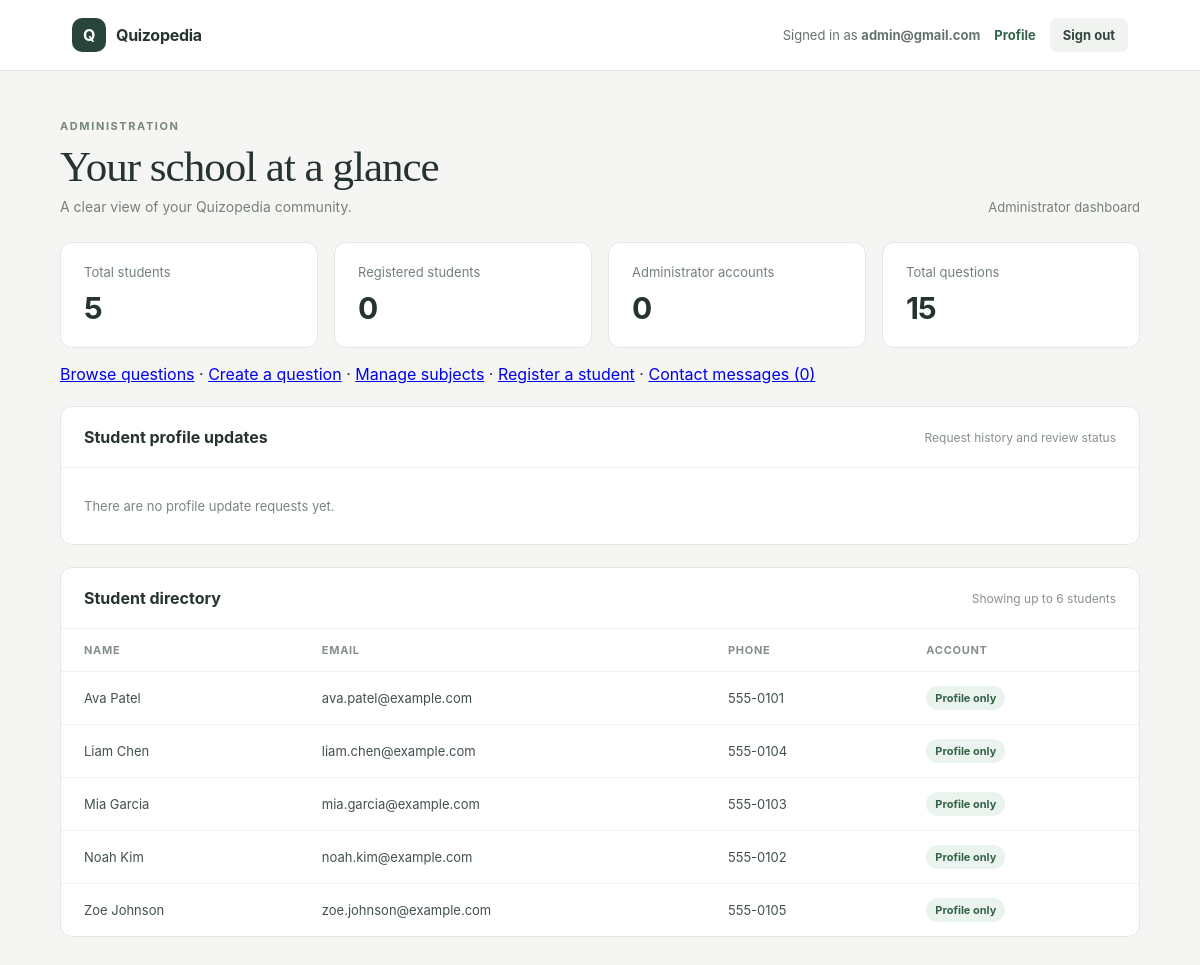
The page /dashboard/admin/ (signed in) on the database as committed earlier.
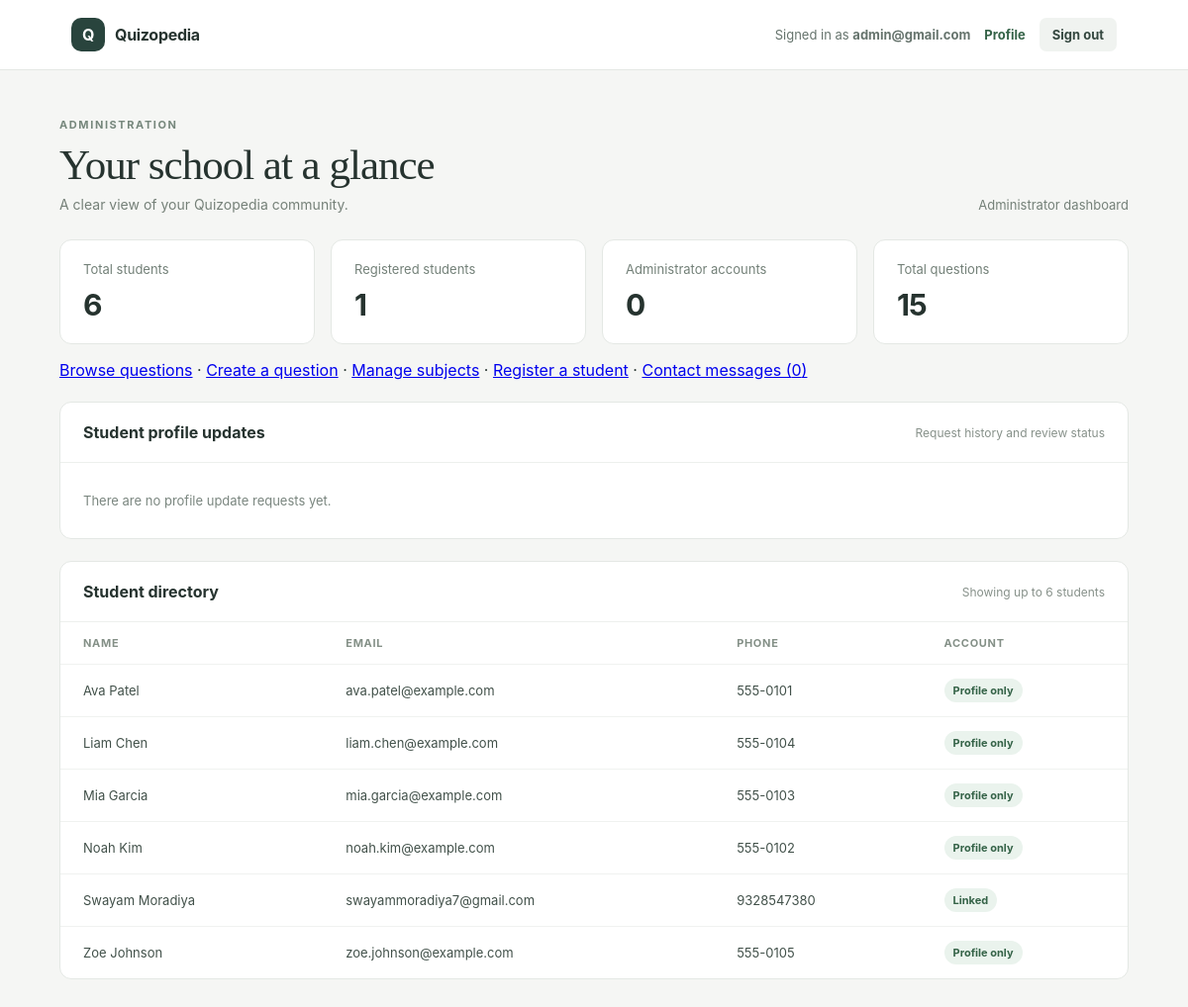
The same page on the database as committed later.
### report_cards/models.py (models this page shows, shortened)
class Student(models.Model):
    user = models.OneToOneField(
        settings.AUTH_USER_MODEL,
        on_delete=models.CASCADE,
        related_name="student_profile",
        null=True,
        blank=True,
    )
    name = models.CharField(max_length=100)
    email = models.EmailField()
    phone = models.CharField(max_length=20)

### report_cards/views.py (the view)
# urls.py: path('dashboard/admin/', admin_dashboard, name='admin_dashboard'),
@login_required
def admin_dashboard(request):
    if not _is_admin(request.user):
        raise PermissionDenied
    context = {
        "student_count": Student.objects.count(),
        "admin_count": Admin.objects.count(),
        "contact_message_count": ContactMessage.objects.count(),
        "registered_student_count": Student.objects.filter(
            user__isnull=False
        ).count(),
        "question_count": Question.objects.count(),
        "students": Student.objects.select_related("user").order_by("name")[:6],
        "profile_changes": StudentProfileChange.objects.select_related(
            "student"
        ).order_by("-created_at", "-pk"),
    }
    return render(request, "report_cards/admin_dashboard.html", context)

### report_cards/views.py (called while the page is built)
def _is_admin(user):
    return (
        user.is_staff
        or user.is_superuser
        or Admin.objects.filter(user=user).exists()
    )

### report_cards/templates/report_cards/admin_dashboard.html (shortened to what this page needs)
<!doctype html>
<html lang="en">
<head>
</head>
<body>
    <header>
        <div class="brand"><span class="mark" aria-hidden="true">Q</span> Quizopedia</div>
        <div class="account">
            <span>Signed in as <strong>{{ request.user.get_username }}</strong></span>
            <a class="profile-link" href="{% url 'profile' %}">Profile</a>
            <form method="post" action="{% url 'logout' %}">
                <button class="logout" type="submit">Sign out</button>
            </form>
        </div>
    </header>
    <main>
        <section class="welcome">
            <div>
                <div class="eyebrow">Administration</div>
                <h1>Your school at a glance</h1>
                <p class="sub">A clear view of your Quizopedia community.</p>
            </div>
            <div class="date">Administrator dashboard</div>
        </section>
        <section class="stats" aria-label="School statistics">
            <article class="stat"><div class="stat-label">Total students</div><div class="stat-value">{{ student_count }}</div></article>
            <article class="stat"><div class="stat-label">Registered students</div><div class="stat-value">{{ registered_student_count }}</div></article>
            <article class="stat"><div class="stat-label">Administrator accounts</div><div class="stat-value">{{ admin_count }}</div></article>
            <article class="stat"><div class="stat-label">Total questions</div><div class="stat-value">{{ question_count }}</div></article>
        </section>
        <p>
            <a href="{% url 'question_list' %}">Browse questions</a>
            · <a href="{% url 'question_create' %}">Create a question</a>
            · <a href="{% url 'subject_list' %}">Manage subjects</a>
            · <a href="{% url 'admin_student_create' %}">Register a student</a>
            · <a href="{% url 'contact_message_list' %}">Contact messages ({{ contact_message_count }})</a>
        </p>
        <section class="panel">
            <div class="panel-head"><h2>Student profile updates</h2><span>Request history and review status</span></div>
            {% if profile_changes %}
                <table class="student-list request-list">
                    <thead><tr><th>Student</th><th>Requested name</th><th>Email</th><th>Phone</th><th>Status</th><th>Submitted</th><th>Reviewed</th><th>Action</th></tr></thead>
                    <tbody>
                        {% for change in profile_changes %}
                            <tr>
                                <td>{{ change.student.name }}</td>
                                <td>{{ change.name }}</td>
                                <td>{{ change.email }}</td>
                                <td>{{ change.phone }}</td>
                                <td><span class="status status-{{ change.status }}">{{ change.get_status_display }}</span></td>
                                <td>{{ change.created_at|date:"N j, Y, P" }}</td>
                                <td>{{ change.reviewed_at|date:"N j, Y, P"|default:"—" }}</td>
                                <td>
                                    {% if change.status == "pending" %}
                                        <div class="review-actions">
                                            <form method="post" action="{% url 'review_student_profile_change' change.id 'approved' %}">
                                                {% csrf_token %}<button class="approve" type="submit">Approve</button>
                                            </form>
                                            <form method="post" action="{% url 'review_student_profile_change' change.id 'rejected' %}">
                                                {% csrf_token %}<button class="reject" type="submit">Reject</button>
                                            </form>
                                        </div>
                                    {% else %}—{% endif %}
                                </td>
                            </tr>
                        {% endfor %}
                    </tbody>
                </table>
            {% else %}
                <div class="empty">There are no profile update requests yet.</div>
            {% endif %}
        </section>
        <section class="panel">
            <div class="panel-head"><h2>Student directory</h2><span>Showing up to 6 students</span></div>
            {% if students %}
                <table class="student-list">
                    <thead><tr><th>Name</th><th>Email</th><th>Phone</th><th>Account</th></tr></thead>
                    <tbody>
                        {% for student in students %}
                            <tr>
                                <td>{{ student.name }}</td>
                                <td>{{ student.email }}</td>
                                <td>{{ student.phone|default:"—" }}</td>
                                <td>{% if student.user %}<span class="badge">Linked</span>{% else %}<span class="badge">Profile only</span>{% endif %}</td>
                            </tr>
                        {% endfor %}
                    </tbody>
                </table>
            {% else %}
                <div class="empty">No student profiles yet. <a href="{% url 'admin_student_create' %}">Register the first student</a>.</div>
            {% endif %}
        </section>
    </main>
</body>
</html>

### report_cards/templates/report_cards/admin_dashboard.html (style rules this page uses)
* { box-sizing: border-box; }
body { margin: 0; background: #f5f6f4; color: #26332f; font-family: Inter, "Segoe UI", Arial, sans-serif; }
header { display: flex; align-items: center; justify-content: space-between; padding: 18px clamp(20px, 6vw, 76px); border-bottom: 1px solid #e4e8e4; background: #fff; }
.brand { display: flex; align-items: center; gap: 10px; font-weight: 750; letter-spacing: -.3px; }
.mark { display: grid; width: 34px; height: 34px; place-items: center; border-radius: 10px; background: #29443d; color: #fff; }
.account { display: flex; align-items: center; gap: 14px; color: #66746d; font-size: 13px; }
.logout { border: 0; padding: 9px 13px; border-radius: 7px; background: #f0f3f0; color: #34473f; cursor: pointer; font: inherit; font-weight: 650; }
.profile-link { color: #356348; font-weight: 650; text-decoration: none; }
main { width: min(1080px, calc(100% - 40px)); margin: 48px auto; }
.welcome { display: flex; align-items: end; justify-content: space-between; gap: 20px; margin-bottom: 27px; }
.eyebrow { color: #76877c; font-size: 11px; font-weight: 700; letter-spacing: 1.6px; text-transform: uppercase; }
h1 { margin: 9px 0 7px; font-family: Georgia, "Times New Roman", serif; font-size: clamp(32px, 4vw, 43px); font-weight: 400; letter-spacing: -1px; }
.sub { margin: 0; color: #758078; font-size: 14px; }
.date { color: #748078; font-size: 13px; }
.stats { display: grid; grid-template-columns: repeat(4, 1fr); gap: 16px; }
.stat, .panel { border: 1px solid #e4e8e4; border-radius: 12px; background: #fff; }
.stat { padding: 21px 23px; }
.stat-label { color: #738078; font-size: 13px; }
.stat-value { margin-top: 10px; font-size: 30px; font-weight: 650; letter-spacing: -1px; }
.panel { margin-top: 22px; overflow: hidden; }
.panel-head { display: flex; align-items: center; justify-content: space-between; padding: 20px 23px; border-bottom: 1px solid #edf0ed; }
h2 { margin: 0; font-size: 16px; font-weight: 700; }
.panel-head span { color: #87918a; font-size: 12px; }
.student-list { width: 100%; border-collapse: collapse; }
th, td { padding: 14px 23px; border-bottom: 1px solid #f0f2f0; text-align: left; font-size: 13px; }
th { color: #849087; font-size: 11px; font-weight: 700; letter-spacing: .7px; text-transform: uppercase; }
td { color: #42514a; }
tr:last-child td { border-bottom: 0; }
.badge { display: inline-flex; padding: 5px 9px; border-radius: 20px; background: #eaf3ed; color: #356348; font-size: 11px; font-weight: 650; }
.empty { padding: 30px 23px; color: #7a867f; font-size: 13px; }

Rows that differ between the two databases and show on the page:
added Student: name "Swayam Moradiya", email "swayammoradiya7@gmail.com", phone "9328547380", shows "Linked"
Other text that changed with them:
{{ student_count }}: "5" → "6"
{{ registered_student_count }}: "0" → "1"
